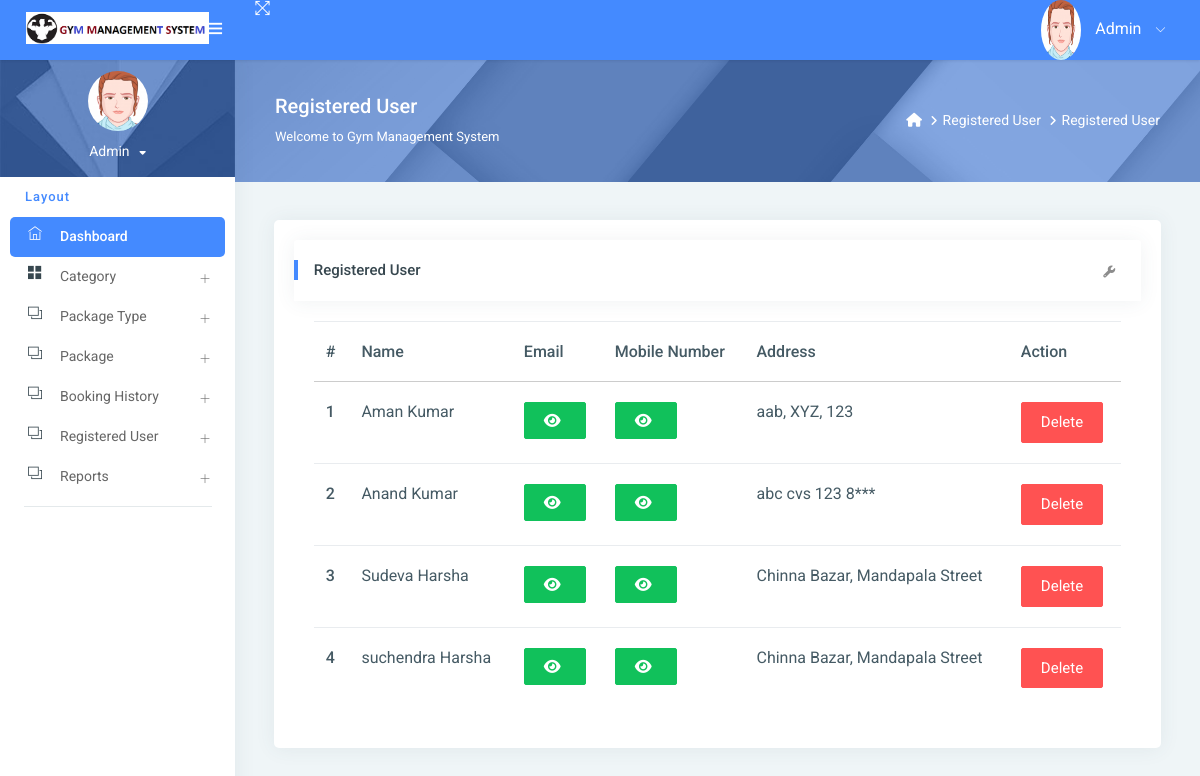
The app's page /reg_user/ (signed in) with its own data.
### gym/models.py (models this page shows, shortened)
class Signup(models.Model):
    user = models.ForeignKey(User, on_delete=models.CASCADE, null=True)
    mobile = models.CharField(max_length=15, null=True)
    state = models.CharField(max_length=150, null=True)
    city = models.CharField(max_length=150, null=True)
    address = models.CharField(max_length=200, null=True)
    creationdate = models.DateTimeField(auto_now_add=True)

### gym/views.py (the view)
# urls.py: path('reg_user/', reg_user, name="reg_user"),
@login_required(login_url='/admin_login/')
def reg_user(request):
    data = Signup.objects.all()
    d = {'data': data}
    return render(request, "admin/reg_user.html", locals())

### gym/templates/admin/reg_user.html (shortened to what this page needs)
{% extends 'admin_base.html' %}
{% load static %}
{% block main %}
<link rel="stylesheet" href="https://cdnjs.cloudflare.com/ajax/libs/font-awesome/6.2.0/css/all.min.css" />
<div class="page-header">
    <div class="page-block">
        <div class="row align-items-center">
            <div class="col-md-8">
                <div class="page-header-title">
                    <h5 class="m-b-10">Registered User</h5>
                    <p class="m-b-0">Welcome to Gym Management System</p>
                </div>
            </div>
            <div class="col-md-4">
                <ul class="breadcrumb-title">
                    <li class="breadcrumb-item">
                        <a href="{% url 'admin_home' %}"> <i class="fa fa-home"></i> </a>
                    </li>
                    <li class="breadcrumb-item"><a href="">Registered User</a>
                    </li>
                    <li class="breadcrumb-item"><a href="">Registered User</a>
                    </li>
                </ul>
            </div>
        </div>
    </div>
</div>
<div class="pcoded-inner-content">
    <div class="main-body">
        <div class="page-wrapper">
            <div class="page-body">
                <div class="row">
                    <div class="col-md-12">
                        <div class="card">
                            <div class="card-block">
                                <div class="card-header">
                                    <h5> Registered User</h5>
                                    <div class="card-header-right">
                                        <ul class="list-unstyled card-option">
                                            <li><i class="fa fa fa-wrench open-card-option"></i></li>
                                        </ul>
                                    </div>
                                </div>
                                <div class="card-block table-border-style">
                                    <div class="table-responsive">
                                        <table class="table">
                                            <thead>
                                            <tr>
                                                <th>#</th>
                                                <th>Name</th>
                                                <th>Email</th>
                                                <th>Mobile Number</th>
                                                <th>Address</th>
                                                <th>Action</th>
                                            </tr>
                                            </thead>
                                            <tbody>
                                            {% for i in data %}
                                            <tr>
                                                <th scope="row">{{forloop.counter}}</th>
                                                <td>{{i.user.first_name}} {{i.user.last_name}}</td>
                                                 <td><span id="email-{{forloop.counter}}" class="password">{{i.user.username}}</span>
                                                     <button type="button" class="btn btn-success" id="email-btn-{{forloop.counter}}" onclick="togglePassword('email-{{forloop.counter}}', this.id)"><i class="fa fa-eye"></i></button>
                                                 </td>
                                                 <td>
                                                    <button type="button" class="btn btn-success" id="mobile-btn-{{forloop.counter}}" onclick="togglePassword('mobile-{{forloop.counter}}', this.id)"><i class="fa fa-eye"></i></button>
                                                  </td>
                                                <td>{{i.address}}</td>
                                                <td>
                                                    <a href="{% url 'delete_user' i.id %}"
                                                       onclick="return confirm('Are you sure to Delete')"
                                                       class="btn btn-danger">Delete</a>
                                                </td>
                                            </tr>
                                            {% endfor %}
                                            </tbody>
                                        </table>
                                    </div>
                                </div>
                            </div>
                        </div>
                    </div>
                </div>
            </div>
        </div>
    </div>
</div>
{% endblock %}

### gym/templates/admin/reg_user.html (style rules this page uses)
.table-responsive { font-size:11px; }
td { padding:0px; }

### records on screen
Signup: user.first_name "Aman", user.last_name "Kumar", address "aab, XYZ, 123"
Signup: user.first_name "Anand", user.last_name "Kumar", address "abc cvs 123 8***"
Signup: user.first_name "Sudeva", user.last_name "Harsha", address "Chinna Bazar, Mandapala Street"
Signup: user.first_name "suchendra", user.last_name "Harsha", address "Chinna Bazar, Mandapala Street"
